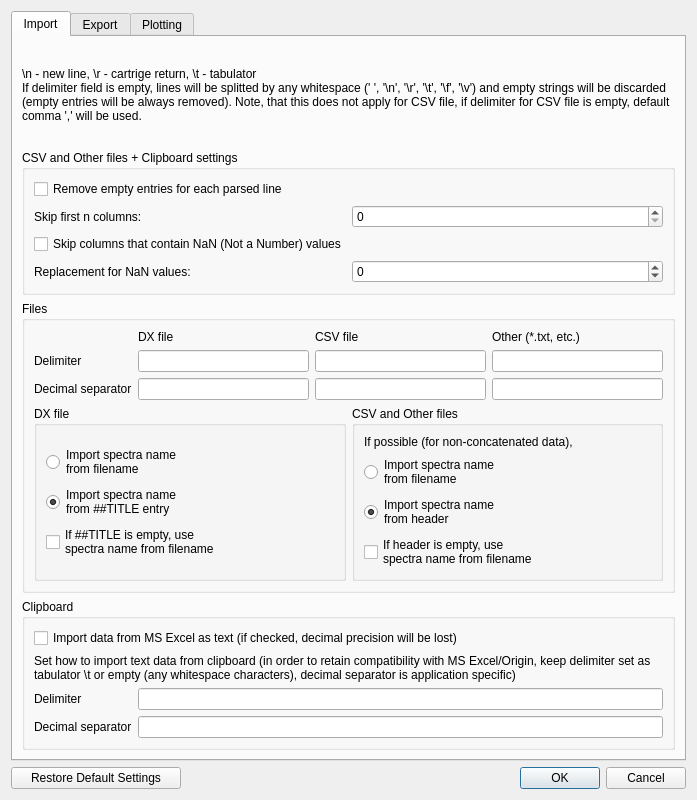
<?xml version="1.0" encoding="UTF-8"?>
<ui version="4.0">
 <class>Dialog</class>
 <widget class="QDialog" name="Dialog">
  <property name="enabled">
   <bool>true</bool>
  </property>
  <property name="geometry">
   <rect>
    <x>0</x>
    <y>0</y>
    <width>697</width>
    <height>800</height>
   </rect>
  </property>
  <property name="sizePolicy">
   <sizepolicy hsizetype="Fixed" vsizetype="Fixed">
    <horstretch>0</horstretch>
    <verstretch>0</verstretch>
   </sizepolicy>
  </property>
  <property name="minimumSize">
   <size>
    <width>0</width>
    <height>0</height>
   </size>
  </property>
  <property name="maximumSize">
   <size>
    <width>999999</width>
    <height>999999</height>
   </size>
  </property>
  <property name="windowTitle">
   <string>Dialog</string>
  </property>
  <layout class="QGridLayout" name="gridLayout_5">
   <item row="0" column="0">
    <layout class="QVBoxLayout" name="verticalLayout">
     <item>
      <widget class="QTabWidget" name="tabWidget">
       <property name="tabPosition">
        <enum>QTabWidget::North</enum>
       </property>
       <property name="tabShape">
        <enum>QTabWidget::Rounded</enum>
       </property>
       <property name="currentIndex">
        <number>0</number>
       </property>
       <property name="elideMode">
        <enum>Qt::ElideNone</enum>
       </property>
       <property name="usesScrollButtons">
        <bool>true</bool>
       </property>
       <property name="documentMode">
        <bool>false</bool>
       </property>
       <property name="tabsClosable">
        <bool>false</bool>
       </property>
       <property name="movable">
        <bool>false</bool>
       </property>
       <property name="tabBarAutoHide">
        <bool>true</bool>
       </property>
       <widget class="QWidget" name="tImport">
        <attribute name="title">
         <string>Import</string>
        </attribute>
        <layout class="QGridLayout" name="gridLayout_2">
         <item row="0" column="0">
          <layout class="QVBoxLayout" name="verticalLayout_2">
           <item>
            <widget class="QLabel" name="label_11">
             <property name="text">
              <string>\n - new line, \r - cartrige return, \t - tabulator
If delimiter field is empty, lines will be splitted by any whitespace (' ', '\n', '\r', '\t', '\f', '\v') and empty strings will be discarded (empty entries will be always removed). Note, that this does not apply for CSV file, if delimiter for CSV file is empty, default comma ',' will be used.</string>
             </property>
             <property name="wordWrap">
              <bool>true</bool>
             </property>
            </widget>
           </item>
           <item>
            <widget class="QGroupBox" name="groupBox_7">
             <property name="title">
              <string>CSV and Other files + Clipboard settings</string>
             </property>
             <layout class="QGridLayout" name="gridLayout_7">
              <item row="0" column="0">
               <layout class="QVBoxLayout" name="verticalLayout_10">
                <item>
                 <widget class="QCheckBox" name="cbRemoveEmptyEntries">
                  <property name="text">
                   <string>Remove empty entries for each parsed line</string>
                  </property>
                 </widget>
                </item>
                <item>
                 <layout class="QHBoxLayout" name="horizontalLayout_3">
                  <item>
                   <widget class="QLabel" name="label_12">
                    <property name="text">
                     <string>Skip first n columns:</string>
                    </property>
                   </widget>
                  </item>
                  <item>
                   <widget class="QSpinBox" name="sbColumns">
                    <property name="maximum">
                     <number>9999999</number>
                    </property>
                   </widget>
                  </item>
                 </layout>
                </item>
                <item>
                 <widget class="QCheckBox" name="cbSkipNaNColumns">
                  <property name="text">
                   <string>Skip columns that contain NaN (Not a Number) values</string>
                  </property>
                 </widget>
                </item>
                <item>
                 <layout class="QHBoxLayout" name="horizontalLayout_5">
                  <item>
                   <widget class="QLabel" name="label_13">
                    <property name="text">
                     <string>Replacement for NaN values:</string>
                    </property>
                   </widget>
                  </item>
                  <item>
                   <widget class="QSpinBox" name="sbNaNReplacement">
                    <property name="minimum">
                     <number>-999999</number>
                    </property>
                    <property name="maximum">
                     <number>9999997</number>
                    </property>
                   </widget>
                  </item>
                 </layout>
                </item>
               </layout>
              </item>
             </layout>
            </widget>
           </item>
           <item>
            <widget class="QGroupBox" name="groupBox">
             <property name="title">
              <string>Files</string>
             </property>
             <layout class="QGridLayout" name="gridLayout_16">
              <item row="1" column="0">
               <layout class="QVBoxLayout" name="verticalLayout_9">
                <item>
                 <layout class="QGridLayout" name="gridLayout_3">
                  <item row="5" column="3">
                   <widget class="QLineEdit" name="general_imp_delimiter"/>
                  </item>
                  <item row="5" column="0">
                   <widget class="QLabel" name="label_3">
                    <property name="text">
                     <string>Delimiter</string>
                    </property>
                   </widget>
                  </item>
                  <item row="0" column="3">
                   <widget class="QLabel" name="label_7">
                    <property name="text">
                     <string>Other (*.txt, etc.)</string>
                    </property>
                   </widget>
                  </item>
                  <item row="6" column="3">
                   <widget class="QLineEdit" name="general_imp_decimal_sep"/>
                  </item>
                  <item row="6" column="0">
                   <widget class="QLabel" name="label_4">
                    <property name="text">
                     <string>Decimal separator</string>
                    </property>
                   </widget>
                  </item>
                  <item row="5" column="1">
                   <widget class="QLineEdit" name="dx_imp_delimiter"/>
                  </item>
                  <item row="5" column="2">
                   <widget class="QLineEdit" name="csv_imp_delimiter"/>
                  </item>
                  <item row="6" column="1">
                   <widget class="QLineEdit" name="dx_imp_decimal_sep"/>
                  </item>
                  <item row="6" column="2">
                   <widget class="QLineEdit" name="csv_imp_decimal_sep"/>
                  </item>
                  <item row="0" column="1">
                   <widget class="QLabel" name="label_6">
                    <property name="text">
                     <string>DX file</string>
                    </property>
                   </widget>
                  </item>
                  <item row="0" column="2">
                   <widget class="QLabel" name="label_5">
                    <property name="text">
                     <string>CSV file</string>
                    </property>
                   </widget>
                  </item>
                 </layout>
                </item>
                <item>
                 <layout class="QHBoxLayout" name="horizontalLayout_2">
                  <item>
                   <widget class="QGroupBox" name="groupBox_5">
                    <property name="title">
                     <string>DX file</string>
                    </property>
                    <layout class="QGridLayout" name="gridLayout_9">
                     <item row="0" column="0">
                      <layout class="QVBoxLayout" name="verticalLayout_4">
                       <item>
                        <widget class="QRadioButton" name="dx_import_spectra_name_from_filename">
                         <property name="text">
                          <string>Import spectra name
from filename</string>
                         </property>
                        </widget>
                       </item>
                       <item>
                        <widget class="QRadioButton" name="rb_DX_import_from_title">
                         <property name="text">
                          <string>Import spectra name
from ##TITLE entry</string>
                         </property>
                         <property name="checked">
                          <bool>true</bool>
                         </property>
                        </widget>
                       </item>
                       <item>
                        <widget class="QCheckBox" name="dx_if_title_is_empty_use_filename">
                         <property name="text">
                          <string>If ##TITLE is empty, use
spectra name from filename</string>
                         </property>
                        </widget>
                       </item>
                      </layout>
                     </item>
                    </layout>
                   </widget>
                  </item>
                  <item>
                   <widget class="QGroupBox" name="groupBox_6">
                    <property name="title">
                     <string>CSV and Other files</string>
                    </property>
                    <layout class="QGridLayout" name="gridLayout_15">
                     <item row="0" column="0">
                      <layout class="QVBoxLayout" name="verticalLayout_8">
                       <item>
                        <widget class="QLabel" name="label">
                         <property name="text">
                          <string>If possible (for non-concatenated data),</string>
                         </property>
                        </widget>
                       </item>
                       <item>
                        <widget class="QRadioButton" name="general_import_spectra_name_from_filename">
                         <property name="text">
                          <string>Import spectra name
from filename</string>
                         </property>
                        </widget>
                       </item>
                       <item>
                        <widget class="QRadioButton" name="rb_general_import_from_header">
                         <property name="text">
                          <string>Import spectra name
from header</string>
                         </property>
                         <property name="checked">
                          <bool>true</bool>
                         </property>
                        </widget>
                       </item>
                       <item>
                        <widget class="QCheckBox" name="general_if_header_is_empty_use_filename">
                         <property name="text">
                          <string>If header is empty, use
spectra name from filename</string>
                         </property>
                        </widget>
                       </item>
                      </layout>
                     </item>
                    </layout>
                   </widget>
                  </item>
                 </layout>
                </item>
               </layout>
              </item>
             </layout>
            </widget>
           </item>
           <item>
            <widget class="QGroupBox" name="groupBox_2">
             <property name="title">
              <string>Clipboard</string>
             </property>
             <layout class="QGridLayout" name="gridLayout_10">
              <item row="0" column="0">
               <layout class="QVBoxLayout" name="verticalLayout_3">
                <item>
                 <widget class="QCheckBox" name="excel_imp_as_text">
                  <property name="text">
                   <string>Import data from MS Excel as text (if checked, decimal precision will be lost)</string>
                  </property>
                 </widget>
                </item>
                <item>
                 <widget class="QLabel" name="label_10">
                  <property name="sizePolicy">
                   <sizepolicy hsizetype="Preferred" vsizetype="Minimum">
                    <horstretch>0</horstretch>
                    <verstretch>0</verstretch>
                   </sizepolicy>
                  </property>
                  <property name="text">
                   <string>Set how to import text data from clipboard (in order to retain compatibility with MS Excel/Origin, keep delimiter set as tabulator \t or empty (any whitespace characters), decimal separator is application specific)</string>
                  </property>
                  <property name="wordWrap">
                   <bool>true</bool>
                  </property>
                 </widget>
                </item>
                <item>
                 <layout class="QGridLayout" name="gridLayout_4">
                  <item row="0" column="0">
                   <widget class="QLabel" name="label_8">
                    <property name="text">
                     <string>Delimiter</string>
                    </property>
                   </widget>
                  </item>
                  <item row="1" column="0">
                   <widget class="QLabel" name="label_9">
                    <property name="text">
                     <string>Decimal separator</string>
                    </property>
                   </widget>
                  </item>
                  <item row="1" column="1">
                   <widget class="QLineEdit" name="clip_imp_decimal_sep"/>
                  </item>
                  <item row="0" column="1">
                   <widget class="QLineEdit" name="clip_imp_delimiter"/>
                  </item>
                 </layout>
                </item>
               </layout>
              </item>
             </layout>
            </widget>
           </item>
          </layout>
         </item>
        </layout>
       </widget>
       <widget class="QWidget" name="tExport">
        <attribute name="title">
         <string>Export</string>
        </attribute>
        <layout class="QGridLayout" name="gridLayout_8">
         <item row="0" column="0">
          <layout class="QGridLayout" name="gridLayout">
           <item row="1" column="0">
            <widget class="QGroupBox" name="groupBox_4">
             <property name="title">
              <string>Clipboard</string>
             </property>
             <layout class="QGridLayout" name="gridLayout_12">
              <item row="0" column="0">
               <layout class="QVBoxLayout" name="verticalLayout_5">
                <item>
                 <widget class="QLabel" name="label_18">
                  <property name="sizePolicy">
                   <sizepolicy hsizetype="Preferred" vsizetype="Minimum">
                    <horstretch>0</horstretch>
                    <verstretch>0</verstretch>
                   </sizepolicy>
                  </property>
                  <property name="text">
                   <string>Set how to export text data to clipboard (in order to retain compatibility with MS Excel/Origin, keep delimiter set as tabulator \t, decimal separator is application specific)</string>
                  </property>
                  <property name="wordWrap">
                   <bool>true</bool>
                  </property>
                 </widget>
                </item>
                <item>
                 <widget class="QCheckBox" name="clip_exp_include_group_name">
                  <property name="text">
                   <string>Include group name</string>
                  </property>
                 </widget>
                </item>
                <item>
                 <widget class="QCheckBox" name="clip_exp_include_header">
                  <property name="text">
                   <string>Include header</string>
                  </property>
                 </widget>
                </item>
                <item>
                 <layout class="QGridLayout" name="gridLayout_6">
                  <item row="0" column="0">
                   <widget class="QLabel" name="label_19">
                    <property name="text">
                     <string>Delimiter</string>
                    </property>
                   </widget>
                  </item>
                  <item row="1" column="0">
                   <widget class="QLabel" name="label_20">
                    <property name="text">
                     <string>Decimal separator</string>
                    </property>
                   </widget>
                  </item>
                  <item row="1" column="1">
                   <widget class="QLineEdit" name="clip_exp_decimal_sep"/>
                  </item>
                  <item row="0" column="1">
                   <widget class="QLineEdit" name="clip_exp_delimiter"/>
                  </item>
                 </layout>
                </item>
               </layout>
              </item>
             </layout>
            </widget>
           </item>
           <item row="0" column="0">
            <widget class="QGroupBox" name="groupBox_3">
             <property name="title">
              <string>Files</string>
             </property>
             <layout class="QGridLayout" name="gridLayout_11">
              <item row="0" column="0">
               <layout class="QVBoxLayout" name="verticalLayout_6">
                <item>
                 <widget class="QCheckBox" name="files_exp_include_group_name">
                  <property name="text">
                   <string>Include group name</string>
                  </property>
                 </widget>
                </item>
                <item>
                 <widget class="QCheckBox" name="files_exp_include_header">
                  <property name="text">
                   <string>Include header</string>
                  </property>
                 </widget>
                </item>
               </layout>
              </item>
             </layout>
            </widget>
           </item>
          </layout>
         </item>
        </layout>
       </widget>
       <widget class="QWidget" name="tPlotting">
        <attribute name="title">
         <string>Plotting</string>
        </attribute>
        <layout class="QVBoxLayout" name="verticalLayout_12">
         <item>
          <widget class="QGroupBox" name="groupBox_8">
           <property name="title">
            <string>Color and line style</string>
           </property>
           <layout class="QVBoxLayout" name="verticalLayout_11">
            <item>
             <widget class="QCheckBox" name="same_color_in_group">
              <property name="text">
               <string>Plot spectra with same color in groups</string>
              </property>
             </widget>
            </item>
            <item>
             <widget class="QCheckBox" name="different_line_style_among_groups">
              <property name="text">
               <string>Plot spectra with different line style among groups</string>
              </property>
             </widget>
            </item>
            <item>
             <widget class="QGroupBox" name="groupBox_9">
              <property name="title">
               <string>Color schemes</string>
              </property>
              <layout class="QVBoxLayout" name="verticalLayout_7">
               <item>
                <widget class="QRadioButton" name="rbDefaultColorScheme">
                 <property name="text">
                  <string>Default (red, green, blue, black, yellow, magenta, cyan, gray, .... and repeat)</string>
                 </property>
                </widget>
               </item>
               <item>
                <widget class="QRadioButton" name="rbHSVColorScheme">
                 <property name="text">
                  <string>HSV/HSB gradient</string>
                 </property>
                </widget>
               </item>
               <item>
                <layout class="QHBoxLayout" name="horizontalLayout_4">
                 <item>
                  <widget class="QLabel" name="label_32">
                   <property name="text">
                    <string>Number of spectra (for gradients)</string>
                   </property>
                  </widget>
                 </item>
                 <item>
                  <widget class="QSpinBox" name="sbHues">
                   <property name="minimum">
                    <number>1</number>
                   </property>
                   <property name="maximum">
                    <number>999999</number>
                   </property>
                  </widget>
                 </item>
                </layout>
               </item>
               <item>
                <layout class="QGridLayout" name="gridLayout_14">
                 <item row="0" column="2">
                  <widget class="QLabel" name="label_27">
                   <property name="text">
                    <string>Min hue</string>
                   </property>
                  </widget>
                 </item>
                 <item row="0" column="3">
                  <widget class="QSpinBox" name="sbMinHue">
                   <property name="minimum">
                    <number>0</number>
                   </property>
                   <property name="maximum">
                    <number>360</number>
                   </property>
                  </widget>
                 </item>
                 <item row="0" column="4">
                  <widget class="QLabel" name="label_28">
                   <property name="text">
                    <string>Max hue</string>
                   </property>
                  </widget>
                 </item>
                 <item row="0" column="5">
                  <widget class="QSpinBox" name="sbMaxHue">
                   <property name="minimum">
                    <number>0</number>
                   </property>
                   <property name="maximum">
                    <number>360</number>
                   </property>
                  </widget>
                 </item>
                 <item row="1" column="0">
                  <widget class="QLabel" name="label_26">
                   <property name="text">
                    <string>Values / 
Brightnesses</string>
                   </property>
                  </widget>
                 </item>
                 <item row="1" column="1">
                  <widget class="QSpinBox" name="sbValues">
                   <property name="minimum">
                    <number>1</number>
                   </property>
                   <property name="maximum">
                    <number>999999</number>
                   </property>
                  </widget>
                 </item>
                 <item row="1" column="2">
                  <widget class="QLabel" name="label_29">
                   <property name="text">
                    <string>Min value</string>
                   </property>
                  </widget>
                 </item>
                 <item row="1" column="3">
                  <widget class="QSpinBox" name="sbMinValue">
                   <property name="minimum">
                    <number>0</number>
                   </property>
                   <property name="maximum">
                    <number>255</number>
                   </property>
                  </widget>
                 </item>
                 <item row="1" column="4">
                  <widget class="QLabel" name="label_30">
                   <property name="text">
                    <string>Max value</string>
                   </property>
                  </widget>
                 </item>
                 <item row="1" column="5">
                  <widget class="QSpinBox" name="sbMaxValue">
                   <property name="minimum">
                    <number>0</number>
                   </property>
                   <property name="maximum">
                    <number>255</number>
                   </property>
                  </widget>
                 </item>
                </layout>
               </item>
               <item>
                <widget class="QRadioButton" name="rbUserColorScheme">
                 <property name="text">
                  <string>User defined gradient (1st column position - 0-&gt;1, next RGBA values - 0-&gt;1 each)</string>
                 </property>
                </widget>
               </item>
               <item>
                <widget class="QPlainTextEdit" name="txbUserColorScheme">
                 <property name="sizePolicy">
                  <sizepolicy hsizetype="Expanding" vsizetype="Minimum">
                   <horstretch>0</horstretch>
                   <verstretch>0</verstretch>
                  </sizepolicy>
                 </property>
                 <property name="minimumSize">
                  <size>
                   <width>0</width>
                   <height>0</height>
                  </size>
                 </property>
                 <property name="sizeAdjustPolicy">
                  <enum>QAbstractScrollArea::AdjustToContents</enum>
                 </property>
                </widget>
               </item>
               <item>
                <widget class="QCheckBox" name="cbHSVReversed">
                 <property name="text">
                  <string>Reversed color scheme</string>
                 </property>
                </widget>
               </item>
              </layout>
             </widget>
            </item>
           </layout>
          </widget>
         </item>
         <item>
          <widget class="QCheckBox" name="antialiasing">
           <property name="text">
            <string>Antialiasing</string>
           </property>
          </widget>
         </item>
         <item>
          <widget class="QCheckBox" name="show_grid">
           <property name="text">
            <string>Show Grid</string>
           </property>
          </widget>
         </item>
         <item>
          <widget class="QCheckBox" name="chbReverseZOrder">
           <property name="text">
            <string>Reverse Z order (first spectra will be ploted behind next ones)</string>
           </property>
          </widget>
         </item>
         <item>
          <layout class="QGridLayout" name="gridLayout_13">
           <item row="4" column="0">
            <widget class="QLabel" name="label_23">
             <property name="text">
              <string>Line width</string>
             </property>
            </widget>
           </item>
           <item row="0" column="0">
            <widget class="QLabel" name="label_31">
             <property name="text">
              <string>Grid alpha</string>
             </property>
            </widget>
           </item>
           <item row="2" column="0">
            <widget class="QLabel" name="label_21">
             <property name="text">
              <string>Left axis label</string>
             </property>
            </widget>
           </item>
           <item row="2" column="2">
            <widget class="QLineEdit" name="left_axis_label"/>
           </item>
           <item row="4" column="2">
            <widget class="QDoubleSpinBox" name="line_width">
             <property name="decimals">
              <number>1</number>
             </property>
             <property name="minimum">
              <double>0.100000000000000</double>
             </property>
             <property name="maximum">
              <double>50.000000000000000</double>
             </property>
             <property name="value">
              <double>1.000000000000000</double>
             </property>
            </widget>
           </item>
           <item row="3" column="0">
            <widget class="QLabel" name="label_14">
             <property name="text">
              <string>Bottom axis label</string>
             </property>
            </widget>
           </item>
           <item row="5" column="2">
            <widget class="QSpinBox" name="legend_spacing">
             <property name="maximum">
              <number>200</number>
             </property>
             <property name="singleStep">
              <number>1</number>
             </property>
            </widget>
           </item>
           <item row="1" column="0">
            <widget class="QLabel" name="label_22">
             <property name="text">
              <string>Graph title</string>
             </property>
            </widget>
           </item>
           <item row="5" column="0">
            <widget class="QLabel" name="label_24">
             <property name="text">
              <string>Legend spacng</string>
             </property>
            </widget>
           </item>
           <item row="3" column="2">
            <widget class="QLineEdit" name="bottom_axis_label"/>
           </item>
           <item row="1" column="2">
            <widget class="QLineEdit" name="graph_title"/>
           </item>
           <item row="0" column="2">
            <widget class="QDoubleSpinBox" name="grid_alpha">
             <property name="decimals">
              <number>1</number>
             </property>
             <property name="minimum">
              <double>0.000000000000000</double>
             </property>
             <property name="maximum">
              <double>1.000000000000000</double>
             </property>
             <property name="singleStep">
              <double>0.100000000000000</double>
             </property>
             <property name="value">
              <double>0.300000000000000</double>
             </property>
            </widget>
           </item>
          </layout>
         </item>
        </layout>
       </widget>
      </widget>
     </item>
     <item>
      <layout class="QHBoxLayout" name="horizontalLayout">
       <item>
        <widget class="QPushButton" name="btnRestoreDefaultSettings">
         <property name="minimumSize">
          <size>
           <width>170</width>
           <height>0</height>
          </size>
         </property>
         <property name="text">
          <string>Restore Default Settings</string>
         </property>
        </widget>
       </item>
       <item>
        <widget class="QDialogButtonBox" name="buttonBox">
         <property name="orientation">
          <enum>Qt::Horizontal</enum>
         </property>
         <property name="standardButtons">
          <set>QDialogButtonBox::Cancel|QDialogButtonBox::Ok</set>
         </property>
        </widget>
       </item>
      </layout>
     </item>
    </layout>
   </item>
  </layout>
 </widget>
 <tabstops>
  <tabstop>tabWidget</tabstop>
  <tabstop>general_imp_delimiter</tabstop>
  <tabstop>general_imp_decimal_sep</tabstop>
  <tabstop>excel_imp_as_text</tabstop>
  <tabstop>clip_imp_delimiter</tabstop>
  <tabstop>clip_imp_decimal_sep</tabstop>
  <tabstop>clip_exp_include_group_name</tabstop>
  <tabstop>clip_exp_include_header</tabstop>
  <tabstop>clip_exp_delimiter</tabstop>
  <tabstop>clip_exp_decimal_sep</tabstop>
  <tabstop>left_axis_label</tabstop>
  <tabstop>bottom_axis_label</tabstop>
  <tabstop>btnRestoreDefaultSettings</tabstop>
 </tabstops>
 <resources/>
 <connections>
  <connection>
   <sender>buttonBox</sender>
   <signal>accepted()</signal>
   <receiver>Dialog</receiver>
   <slot>accept()</slot>
   <hints>
    <hint type="sourcelabel">
     <x>248</x>
     <y>254</y>
    </hint>
    <hint type="destinationlabel">
     <x>157</x>
     <y>274</y>
    </hint>
   </hints>
  </connection>
  <connection>
   <sender>buttonBox</sender>
   <signal>rejected()</signal>
   <receiver>Dialog</receiver>
   <slot>reject()</slot>
   <hints>
    <hint type="sourcelabel">
     <x>316</x>
     <y>260</y>
    </hint>
    <hint type="destinationlabel">
     <x>286</x>
     <y>274</y>
    </hint>
   </hints>
  </connection>
 </connections>
</ui>
